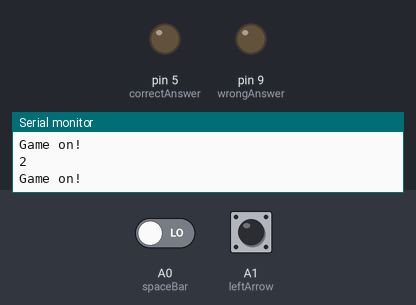
Bench run of a sketch on a simulated Arduino Uno, built with avr-gcc and run on an emulated ATmega328P. On the bench: output pins drawn as LEDs (lit = HIGH), the last lines printed to the serial monitor. The test bench sets the inputs (shaded band); at power-on: A0 (spaceBar) LOW, A1 (leftArrow) LOW. Random numbers use the default seed unless the sketch sets one.

Above: at 1.2 s.
1.3 s: A0 (spaceBar) driven HIGH
At 2.8 s:
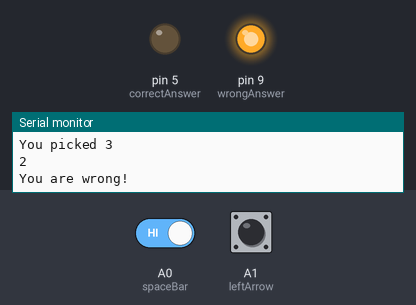
5.8 s: A0 (spaceBar) driven HIGH
At 9.3 s:
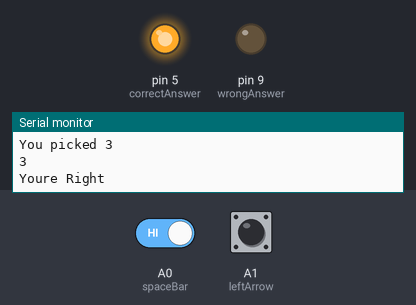
Timing chart, 0 to 10.8 s (numbered marks = the images above; inputs shaded):
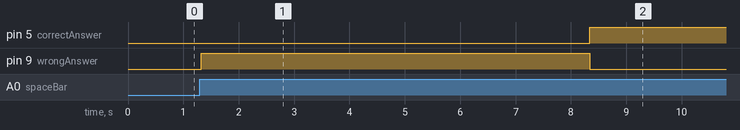

The sketch:

creeperGuessingGame.ino
```cpp
long randNumber;
long prevNumber = 0;

// digital pin 2 has a pushbutton attached to it. Give it a name:
int leftArrow = A1;
int spaceBar = A0;
int rightArrow = 0;

int correctAnswer = 5;
int wrongAnswer = 9;

bool gameOn = false;

void setup(){
  Serial.begin(9600);

   pinMode(leftArrow, INPUT);
   pinMode(rightArrow, INPUT);
   pinMode(spaceBar, INPUT);

   pinMode(correctAnswer, OUTPUT);
   pinMode(wrongAnswer, OUTPUT);

   randNumber = random(1, 3);


}

void loop() {


while (!gameOn){


  Serial.println("Game initializing");

  digitalWrite(correctAnswer, LOW); // turn the green LED on pin 3 on
    digitalWrite(wrongAnswer, LOW);  // turn the red LED on pin 4 off

  randNumber = random(1, 4);

  if(randNumber == prevNumber){
    randNumber = random(1, 4);
  }

gameOn = true;

}


while (gameOn){

if(randNumber > 3){
  randNumber = 3;
}

prevNumber = randNumber;


Serial.println("Game on!");
 int guess;

  // read the input pin:
  int ans1 = digitalRead(leftArrow);
  int ans2 = digitalRead(rightArrow);
  int ans3 = digitalRead(spaceBar);


if (ans1 == HIGH){

guess = 1;

Serial.println("You picked 1");

}else if (ans2 == HIGH){

guess = 2;
// guess is one
Serial.println("You picked 2");
}else if (ans3 == HIGH){

guess = 3;
// guess is one
Serial.println("You picked 3");
}else{

  guess = 0;
}


  Serial.println(randNumber);

if (guess == randNumber){

    digitalWrite(correctAnswer, HIGH);
    digitalWrite(wrongAnswer, LOW);

    Serial.println("Youre Right");
    delay(2000);
gameOn = false;
}else if (guess != randNumber && guess != 0){

    digitalWrite(correctAnswer, LOW); // turn the green LED on pin 3 on
    digitalWrite(wrongAnswer, HIGH);  // turn the red LED on pin 4 off

Serial.println("You are wrong!");
 gameOn = false;
  delay(2000);
}


}

delay(5000);

}
```

Measured:
- after the input at 1.3 s, pin 9 (wrongAnswer): LOW → HIGH at once
